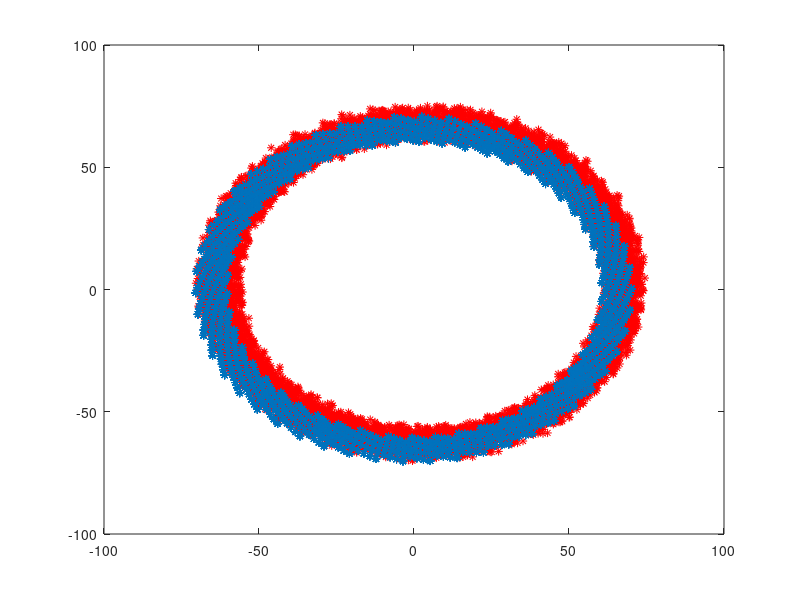

MATLAB code to generate this figure: (Note: this script raises an error after producing the figure.)
clear all 
close all
rand('state',123)
randn('state',223)

logname = "new_rotatingTarget.csv";

numOfNodes = 8;
%approxNumOfMeas = 1e6;
%NumOfMeas = round(approxNumOfMeas/NumOfSensor);
F= [0.992 -0.1247; 0.1247 0.992];
x(:,1) = [50;50];
h(1)=0; %[0,1]
x_noisy(:,1) = x(:,1) +5* rand(2,1);
nodeIndex(1) = 0;
dataLength= 1e4;
for i=2:dataLength
    if mod(i,12)==0%8 
        x(:,i) = F*x(:,i-1);
    else
        x(:,i) = x(:,i-1);
    end
    x_noisy(:,i) = x(:,i) +5* rand(2,1);
    
    % From 1 to numOfNodes
    nodeIndex(i) = mod(nodeIndex(i-1)+1,numOfNodes);
    if mod(i,2)==0
        h(i)=1; %[1,0]
    else
        h(i)=0; %[0,1]
    end
end
figure
plot(x_noisy(1,:),x_noisy(2,:),'r*')
hold on
plot(x(1,:),x(2,:),'*')
legend({'x noisy','x'}, 'Orientation', 'vertical', 'Location', 'NE');

time=1:dataLength;
Matrix = [ time',nodeIndex'+1,x(1,:)',x(2,:)',x_noisy(1,:)',x_noisy(2,:)',h'];
dlmwrite(strcat('logs/',logname), Matrix, 'delimiter', ',', 'precision', 20);